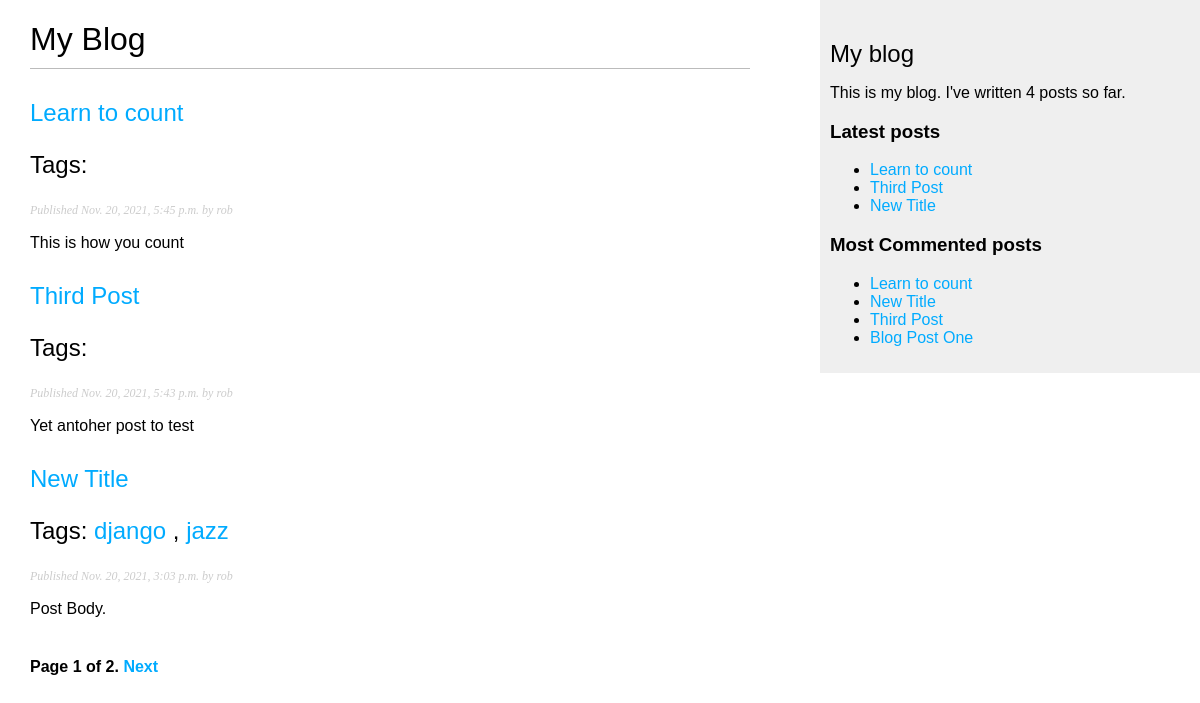
/blog/, run on an earlier commit of the app's database.
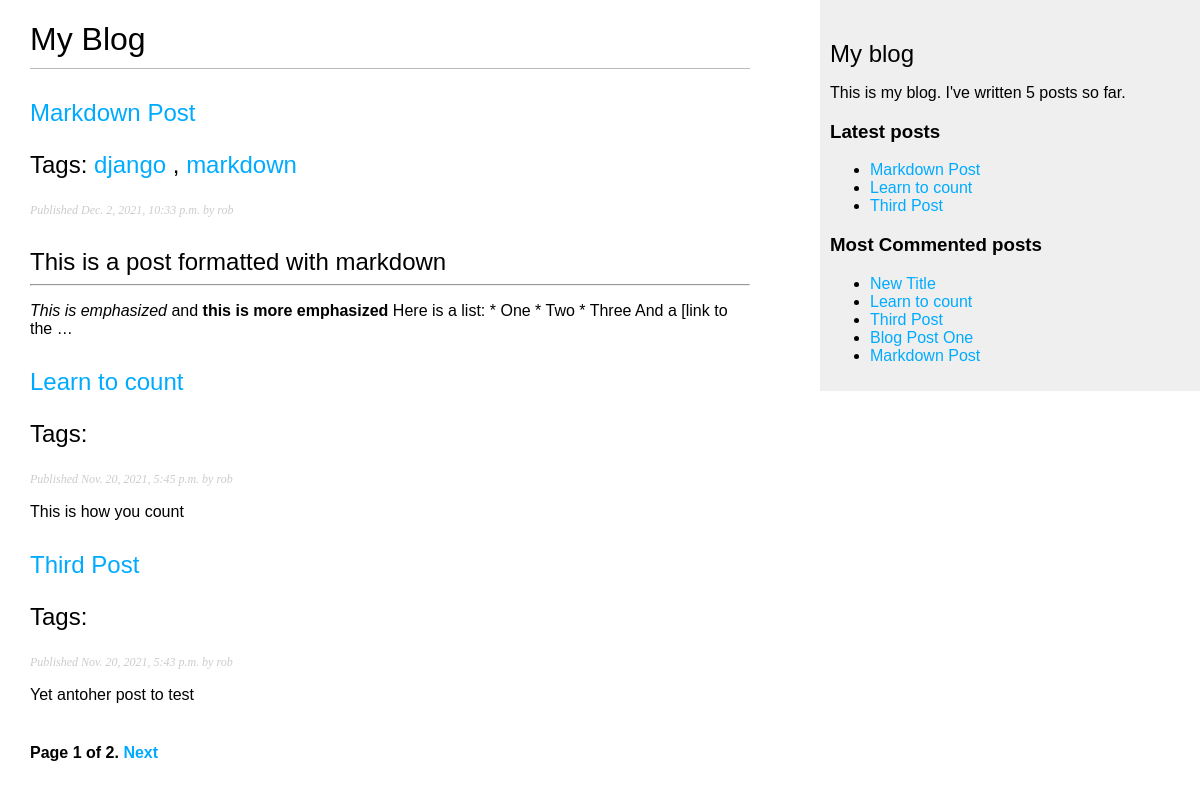
And on a later commit of the database.
### blog/models.py (models this page shows, shortened)
class Post(models.Model):
    STATUS_CHOICES = (
        ('draft', 'Draft'),
        ('published', 'Published'),
    )
    title = models.CharField(max_length=250)
    slug = models.SlugField(max_length=250, unique_for_date='publish')
    author = models.ForeignKey(User, on_delete=models.CASCADE, related_name='blog_posts')
    body = models.TextField()
    publish = models.DateTimeField(default=timezone.now)
    created = models.DateTimeField(auto_now_add=True)
    updated = models.DateTimeField(auto_now=True)
    status = models.CharField(max_length=10, choices=STATUS_CHOICES, default='draft')
    objects = models.Manager()
    published = PublishedManager()
    tags = TaggableManager()
    class Meta:
        ordering = ('-publish',)
    def get_absolute_url(self):
        return reverse('blog:post_detail', args=
                       [self.publish.year,
                        self.publish.month,
                        self.publish.day,
                        self.slug])

### blog/views.py (the view)
# urls.py: path('', views.post_list, name='post_list'),
def post_list(request, tag_slug=None):
    object_list = Post.published.all()
    tag = None
    if tag_slug:
        tag = get_object_or_404(Tag, slug=tag_slug)
        object_list = object_list.filter(tags__in=[tag])
    paginator = Paginator(object_list, 3)
    page = request.GET.get('page')
    try:
        posts = paginator.page(page)
    except PageNotAnInteger:
        posts = paginator.page(1)
    except EmptyPage:
        posts = paginator.page(paginator.num_pages)
    return render(request,
                  'blog/post/list.html',
                  {'page': page,
                   'posts': posts,
                   'tag': tag})

### blog/models.py (called while the page is built)
    def get_queryset(self):
        return super(PublishedManager, self).get_queryset()\
    .filter(status='published')

### blog/templatetags/blog_tags.py (called while the page is built)
@register.simple_tag
def total_posts():
    return Post.published.count()

@register.inclusion_tag('blog/post/latest_posts.html')
def show_latest_posts(count=5):
    latest_posts = Post.published.order_by('-publish')[:count]
    return {'latest_posts': latest_posts}

@register.simple_tag
def get_most_commented_posts(count=5):
    return Post.published.annotate(total_comments=Count('comments')
                                   ).order_by('-total_comments')[:count]

@register.filter(name='markdown')
def markdown_format(text):
    return mark_safe(markdown.markdown(text))

### blog/templates/blog/post/list.html (shortened to what this page needs)
{% extends "blog/base.html" %}
{% load blog_tags %}
{% block content %}
    <h1>My Blog</h1>
    {% for post in posts %}
        <h2>
            <a href="{{ post.get_absolute_url }}">
                {{ post.title }}
            </a>
            <p class="tags">Tags:
                {% for tag in post.tags.all %}
                <a href="{% url "blog:post_list_by_tag" tag.slug %}">
                {{tag.name}}
                </a>
                {% if not forloop.last %}, {% endif %}
                {% endfor %}
        </p>
        </h2>
            <p class="date">
                Published {{ post.publish }} by {{ post.author }}
            </p>
            {{ post.body|markdown|truncatewords_html:30 }}
    {% endfor %}
    {% include "pagination.html" with page=posts %}
{% endblock %}

### blog/templates/blog/base.html (shortened to what this page needs)
{% load blog_tags %}
{% load static %}
<!DOCTYPE html>
<html>
<head>
  <link href="{% static "css/blog.css" %}" rel="stylesheet">
</head>
<body>
  <div id="content">
    {% block content %}
    {% endblock %}
  </div>
  <div id="sidebar">
    <h2>My blog</h2>
    <p>This is my blog. I've
    written {% total_posts %}
    posts so far.</p>
    <h3>Latest posts</h3>
    {% show_latest_posts 3 %}
    <h3>Most Commented posts</h3>
    {% get_most_commented_posts as most_commented_posts %}
    <ul>
      {% for post in most_commented_posts %}
        <li>
          <a href="{{ post.get_absolute_url }}">
            {{ post.title }}</a>
        </li>
      {% endfor %}
    </ul>
  </div>
</body>
</html>

### blog/templates/pagination.html (shortened to what this page needs)
<div class="pagination">
    <span class="step-links">
        <span class="current">
            Page {{ page.number }} of {{ page.paginator.num_pages }}.
        </span>
        {% if page.has_next %}
            <a href="?page={{ page.next_page_number }}">Next</a>
        {% endif %}
    </span>
</div>

### blog/templates/blog/post/latest_posts.html
<ul>
    {% for post in latest_posts %}
    <li>
        <a href="{{ post.get_absolute_url }}">
            {{ post.title }}
        </a>
    </li>
    {% endfor %}
</ul>

### blog/static/css/blog.css (style rules this page uses)
body { margin:0; padding:0; font-family:helvetica, sans-serif; }
a { color:#00abff; text-decoration:none; }
h1 { font-weight:normal; border-bottom:1px solid #bbb; padding:0 0 10px 0; }
h2 { font-weight:normal; margin:30px 0 0; }
#content { float:left; width:60%; padding:0 0 0 30px; }
#sidebar { float:right; width:30%; padding:10px; background:#efefef; height:100%; }
p.date { color:#ccc; font-family: georgia, serif; font-size: 12px; font-style: italic; }
.pagination { margin:40px 0; font-weight:bold; }

What changed in the data, as far as the page shows it:
no longer on one of the page's lists (row unchanged): Post: title "New Title", publish "Nov. 20, 2021, 3:03 p.m.", author "rob", body "Post Body."
added Post: title "Markdown Post", publish "Dec. 2, 2021, 10:33 p.m.", author "rob", body "This is a post formatted with markdown This is emphasized and this is more emphasized Here is a list: * One * Two * Three And a [link to the …", Tag (name "django")
added Tag: name "markdown", shown under "Markdown Post"
shown differently, row unchanged: Post "New Title": loses Tag (name "jazz"); loses Tag (name "django"); moves up the list
Also different on the page:
text no longer shown: "4"
text now shown: "5"
